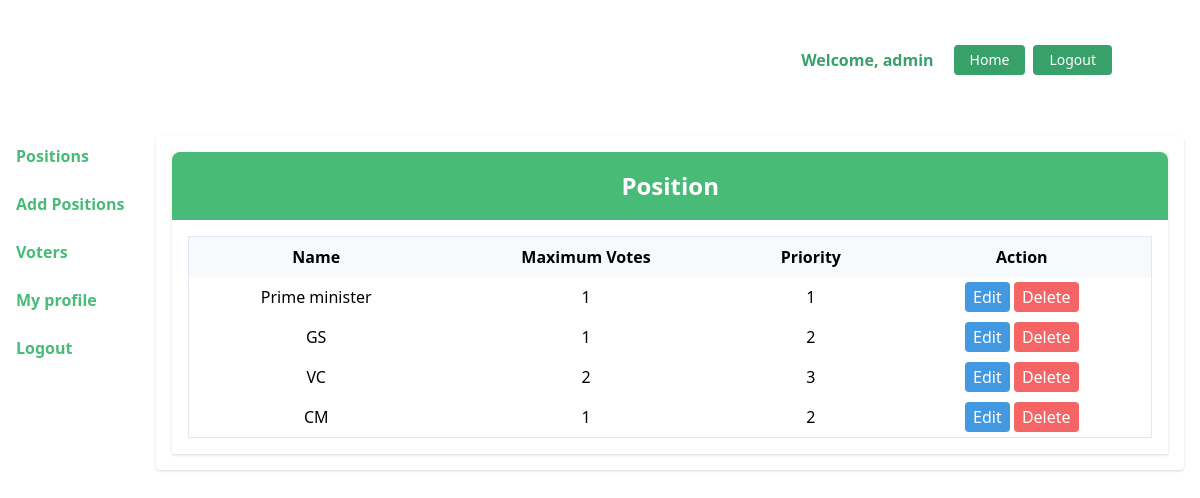
Screenshot of /administration/position/ (signed in) with the database file from the repository.
### voting/models.py (models this page shows, shortened)
class Position(models.Model):
    name = models.CharField(max_length=50, unique=True)
    max_vote = models.IntegerField()
    priority = models.IntegerField()

### administration/views.py (the view)
# urls.py: path('position/',views.position, name='position'),
def position(request):
    if request.user.username == 'admin':
      user = request.user
      positions = Position.objects.all() # all position assign to positons for showing
      return render(request, 'position.html', {'positions':positions})
    else:
        return redirect('login')

### administration/templates/position.html
{% extends "root.html" %}
 {% block content %}
        <div class="col-lg-12 mx-auto shadow text-black">
            <div class="bg-green-500 text-white p-4 text-center rounded-t-lg">
                <h2 class="text-2xl font-bold">Position</h2>
            </div>                <div class="p-4">
                    {% if positions %}
                    <table class="min-w-full border border-gray-300">
                        <thead>
                            <tr>
                                <th class="py-2 px-4 bg-gray-100">Name</th>
                                <th class="py-2 px-4 bg-gray-100">Maximum Votes</th>
                                <th class="py-2 px-4 bg-gray-100">Priority</th>
                                <th class="py-2 px-4 bg-gray-100">Action</th>
                            </tr>
                        </thead>
                        <tbody>
                            {% for pos in positions %}
                            <tr>
                                <td class="py-2 px-4 text-center">{{ pos.name }}</td>
                                <td class="py-2 px-4 text-center">{{ pos.max_vote }}</td>
                                <td class="py-2 px-4 text-center">{{ pos.priority }}</td>
                                <td class="py-2 px-4 text-center">
                                    <a href="{% url 'edit_position' id=pos.id %}" class="text-white bg-blue-500 hover:bg-blue-700 py-1 px-2 rounded">Edit</a>
                                    <a href="{% url 'delete_position' id=pos.id %}" class="text-white bg-red-500 hover:bg-red-700 py-1 px-2 rounded">Delete</a>
                                </td>
                            </tr>
                            {% endfor %}
                        </tbody>
                    </table>
                    {% else %}
                    <h1>There is no data available</h1>
                    {% endif %}
                </div>
        </div>
{% endblock content %}

### administration/templates/navbar.html (shortened to what this page needs)
<nav class="flex items-center justify-between flex-wrap bg-white p-6 px-10">
  <div class="flex items-center flex-shrink-0 text-white mr-6">
    <h1 class="text-5xl font-bold w-[150px]">DUCSU</h1>
  </div>
  <div class="w-full lg:flex lg:items-center lg:w-auto px-10">
    <div class="flex w-auto justify-start items-center">
      {% if request.user.is_authenticated %}
      <div class="text-green-600 my-auto font-black px-5">Welcome, {{ request.user.username }}</div>
      <a href="{% url 'home' %}"class="inline-block font-medium text-sm px-4 py-2 leading-none bg-green-600 rounded text-white border-white hover:border-transparent hover:text-white hover:bg-red-700 mt-4 lg:mt-0">Home</a>
      <a href="{% url 'logout' %}" class="mx-2 inline-block font-medium text-sm px-4 py-2 leading-none bg-green-600 rounded text-white border-white hover:border-transparent hover:text-white hover:bg-red-700 mt-4 lg:mt-0">Logout</a>
    </div>
    {% endif %}
  </div>
</nav>

### rows the page displays
Position: name "Prime minister", max_vote "1", priority "1"
Position: name "GS", max_vote "1", priority "2"
Position: name "VC", max_vote "2", priority "3"
Position: name "CM", max_vote "1", priority "2"

### other values shown
{{ request.user.username }} "admin"
